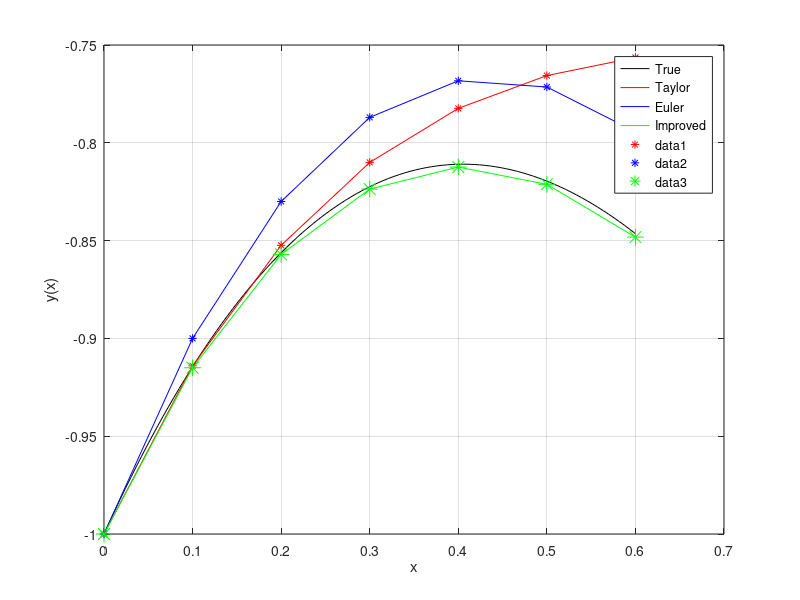

Here is the MATLAB script that generated this plot:
close all; clear all; clc;

%% True solution
XT = linspace(0, 0.6, 100);
YT = 2 - 3*exp(-XT) - 2*XT;
y0 = YT(1);

%% Simulation with step = 0.1 between 0 and 0.6
N = 7;
X = linspace(0, 0.6, N);

%% Taylor-series Method
y1 = - y0;
y2 = - 2 - y1;
y3 = - y2;
y4 = - y3;
h = X;
yt = y0 + y1*h + y2/2*h.^2 + y3/3*h.^3 + y4/12*h.^4;

%% Euler Method
h = X(2) - X(1);
ye = y0*ones(1, N);
for k = 2:N
    yp = -2*X(k-1) - ye(k-1);
    ye(k) = ye(k-1) + h*yp;
end

%% Improved Euler Method
yi = y0*ones(1, N);
for k = 2:N
    yp =-2*X(k-1) - yi(k-1);
    yie = yi(k-1) + h*yp;
    ype =-2*X(k) - yie;
    yi(k) = yi(k-1) + h*yp + (ype - yp)/2*h;
end

plot(XT,YT,'k-',X,yt,'r-',X,ye,'b-',X,yi,'g-'); grid on; hold on;
legend('True','Taylor', 'Euler','Improved'); xlabel('x'); ylabel('y(x)');
plot(X,yt,'r*',X,ye,'b*',X,yi,'g*','MarkerSize',12);
